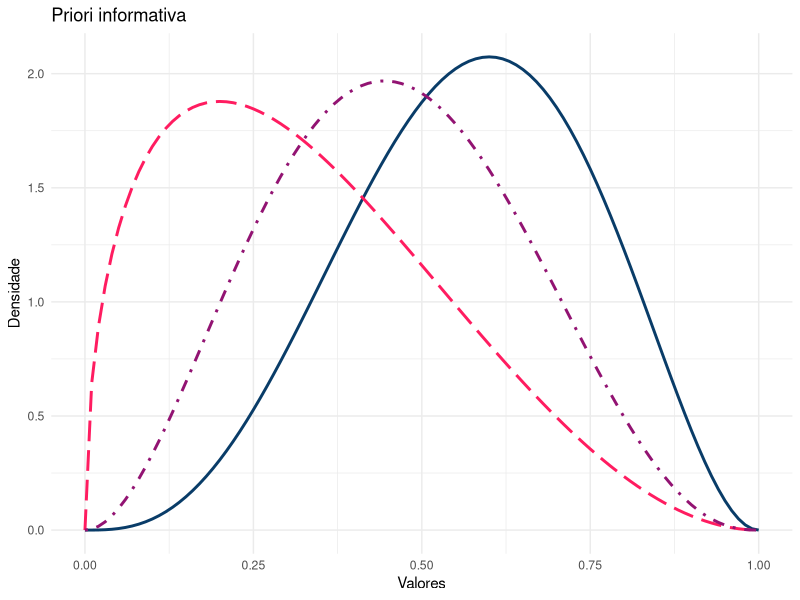
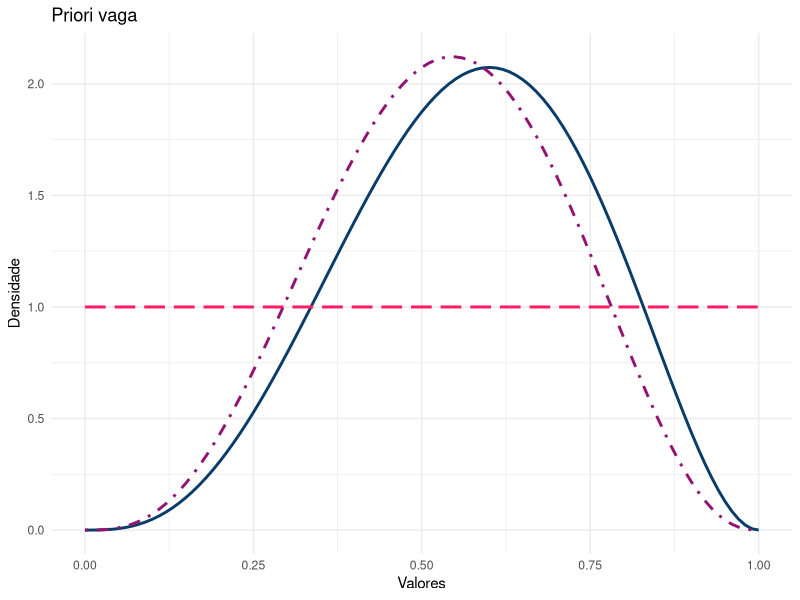

The R source for these figures, in order: (Note: this script raises an error after producing the figures.)
# gráfico explicação priori

library(tidyverse)

set.seed(2)

valores <- seq(0,1,0.01)
amostra <- dbeta(valores, 4, 3)
priori_info <- dbeta(valores, 1.5, 3)
posteriori_info <- dbeta(valores, 3, 3.5)
priori_vaga <- dbeta(valores, 1, 1)
posteriori_vaga <- dbeta(valores, 4, 3.5)

dados <- data.frame(valores,
                    amostra,
                    priori_info,
                    posteriori_info,
                    priori_vaga,
                    posteriori_vaga)

info <- ggplot(dados, aes(x=valores)) +
  geom_line(aes(y=amostra), color = '#093C68', linetype = 1, size = 1) +
  geom_line(aes(y=priori_info), color = '#FF1C60', linetype = 5, size =1) +
  geom_line(aes(y=posteriori_info), color = '#921372', linetype = 4, size =1) +
  theme_minimal() +
  ylab("Densidade") + xlab("Valores") +
  ggtitle('Priori informativa')

vaga <- ggplot(dados, aes(x=valores)) +
  geom_line(aes(y=amostra), color = '#093C68', linetype = 1, size = 1) +
  geom_line(aes(y=priori_vaga), color = '#FF1C60', linetype = 5, size =1) +
  geom_line(aes(y=posteriori_vaga), color = '#921372', linetype = 4, size =1) +
  theme_minimal() +
  ylab("Densidade") + xlab("Valores") +
  ggtitle('Priori vaga')

png("./Imagens/priori_vaga_info.png", width = 660, height = 300)
grid.arrange(info, vaga,
             ncol = 2
)
dev.off()